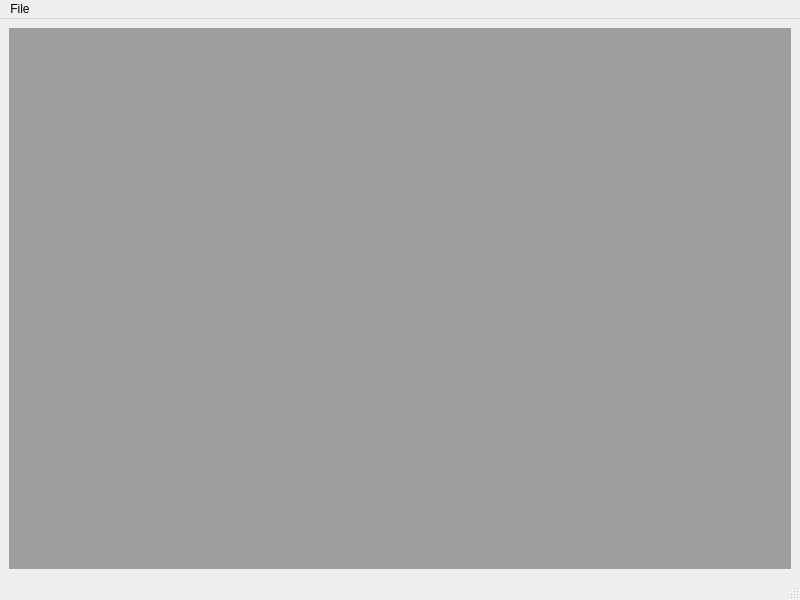
<?xml version="1.0" encoding="UTF-8"?>
<ui version="4.0">
 <class>MainWindow</class>
 <widget class="QMainWindow" name="MainWindow">
  <property name="geometry">
   <rect>
    <x>0</x>
    <y>0</y>
    <width>800</width>
    <height>600</height>
   </rect>
  </property>
  <property name="windowTitle">
   <string>Module demo</string>
  </property>
  <widget class="QWidget" name="centralwidget">
   <layout class="QVBoxLayout" name="verticalLayout">
    <item>
     <widget class="QMdiArea" name="m_mdiArea"/>
    </item>
   </layout>
  </widget>
  <widget class="QMenuBar" name="m_menuBar">
   <property name="geometry">
    <rect>
     <x>0</x>
     <y>0</y>
     <width>800</width>
     <height>21</height>
    </rect>
   </property>
   <widget class="QMenu" name="m_menuFile">
    <property name="title">
     <string>File</string>
    </property>
    <addaction name="actionQuit"/>
   </widget>
   <addaction name="m_menuFile"/>
  </widget>
  <widget class="QStatusBar" name="m_statusBar"/>
  <action name="actionQuit">
   <property name="text">
    <string>Quit</string>
   </property>
   <property name="shortcut">
    <string>Ctrl+Q</string>
   </property>
  </action>
 </widget>
 <resources/>
 <connections/>
</ui>
